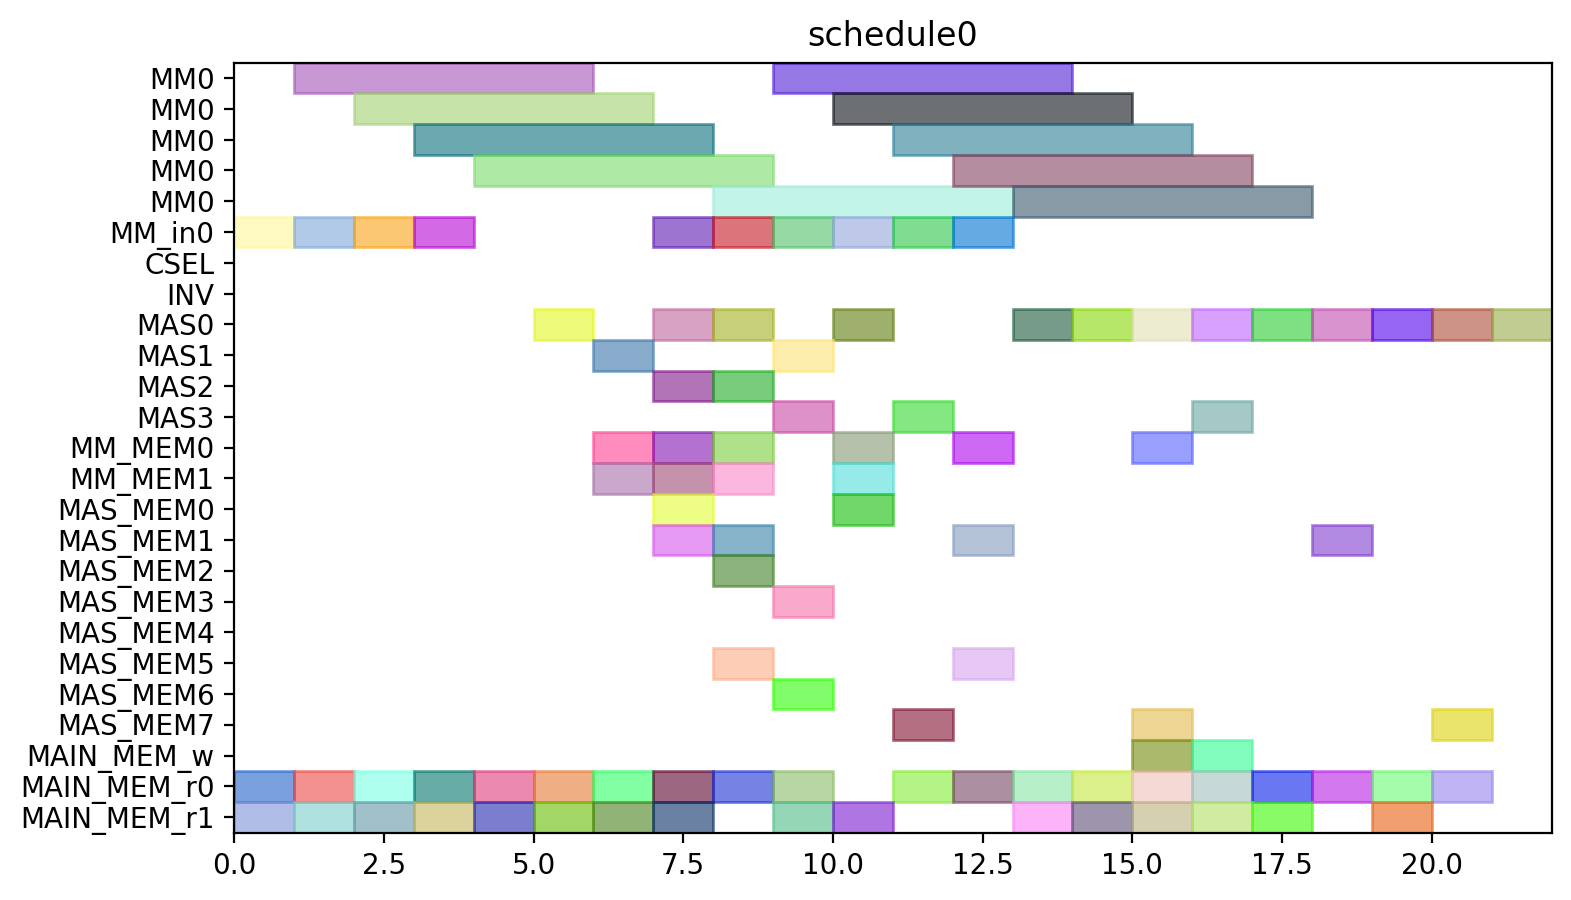

Generate this figure with Python:
from pyschedule import Scenario, solvers, plotters, alt


def solve():
	horizon = 90
	S = Scenario("schedule0", horizon=horizon)

	# resource
	MM = S.Resources('MM', num=1, size=5)
	MM_in = S.Resources('MM_in', num=1)
	CSEL = S.Resource('CSEL')
	INV = S.Resource('INV')
	MAS = S.Resources('MAS', num=4, size=1, periods=range(1, horizon))
	MM_MEM = S.Resources('MM_MEM', num=2)
	MAS_MEM = S.Resources('MAS_MEM', num=8)
	MAIN_MEM_w = S.Resource('MAIN_MEM_w', size=1)
	MAIN_MEM_r = S.Resources('MAIN_MEM_r', num=2)

	# result of previous scheduling

	# new tasks
	t0_t0_in = S.Task('t0_t0_in', length=1, delay_cost=1)
	t0_t0_in += alt(MM_in)
	t0_t0 = S.Task('t0_t0', length=5, delay_cost=1)
	t0_t0 += alt(MM)
	S += t0_t0>=t0_t0_in

	t0_t0_mem0 = S.Task('t0_t0_mem0', length=1, delay_cost=1)
	t0_t0_mem0 += MAIN_MEM_r[0]
	S += t0_t0_mem0 <= t0_t0

	t0_t0_mem1 = S.Task('t0_t0_mem1', length=1, delay_cost=1)
	t0_t0_mem1 += MAIN_MEM_r[1]
	S += t0_t0_mem1 <= t0_t0

	t0_t1_in = S.Task('t0_t1_in', length=1, delay_cost=1)
	t0_t1_in += alt(MM_in)
	t0_t1 = S.Task('t0_t1', length=5, delay_cost=1)
	t0_t1 += alt(MM)
	S += t0_t1>=t0_t1_in

	t0_t1_mem0 = S.Task('t0_t1_mem0', length=1, delay_cost=1)
	t0_t1_mem0 += MAIN_MEM_r[0]
	S += t0_t1_mem0 <= t0_t1

	t0_t1_mem1 = S.Task('t0_t1_mem1', length=1, delay_cost=1)
	t0_t1_mem1 += MAIN_MEM_r[1]
	S += t0_t1_mem1 <= t0_t1

	t0_t2 = S.Task('t0_t2', length=1, delay_cost=1)
	t0_t2 += alt(MAS)

	t0_t2_mem0 = S.Task('t0_t2_mem0', length=1, delay_cost=1)
	t0_t2_mem0 += MAIN_MEM_r[0]
	S += t0_t2_mem0 <= t0_t2

	t0_t2_mem1 = S.Task('t0_t2_mem1', length=1, delay_cost=1)
	t0_t2_mem1 += MAIN_MEM_r[1]
	S += t0_t2_mem1 <= t0_t2

	t0_t3 = S.Task('t0_t3', length=1, delay_cost=1)
	t0_t3 += alt(MAS)

	t0_t3_mem0 = S.Task('t0_t3_mem0', length=1, delay_cost=1)
	t0_t3_mem0 += MAIN_MEM_r[0]
	S += t0_t3_mem0 <= t0_t3

	t0_t3_mem1 = S.Task('t0_t3_mem1', length=1, delay_cost=1)
	t0_t3_mem1 += MAIN_MEM_r[1]
	S += t0_t3_mem1 <= t0_t3

	t2_t0_in = S.Task('t2_t0_in', length=1, delay_cost=1)
	t2_t0_in += alt(MM_in)
	t2_t0 = S.Task('t2_t0', length=5, delay_cost=1)
	t2_t0 += alt(MM)
	S += t2_t0>=t2_t0_in

	t2_t0_mem0 = S.Task('t2_t0_mem0', length=1, delay_cost=1)
	t2_t0_mem0 += MAIN_MEM_r[0]
	S += t2_t0_mem0 <= t2_t0

	t2_t0_mem1 = S.Task('t2_t0_mem1', length=1, delay_cost=1)
	t2_t0_mem1 += MAIN_MEM_r[1]
	S += t2_t0_mem1 <= t2_t0

	t2_t1_in = S.Task('t2_t1_in', length=1, delay_cost=1)
	t2_t1_in += alt(MM_in)
	t2_t1 = S.Task('t2_t1', length=5, delay_cost=1)
	t2_t1 += alt(MM)
	S += t2_t1>=t2_t1_in

	t2_t1_mem0 = S.Task('t2_t1_mem0', length=1, delay_cost=1)
	t2_t1_mem0 += MAIN_MEM_r[0]
	S += t2_t1_mem0 <= t2_t1

	t2_t1_mem1 = S.Task('t2_t1_mem1', length=1, delay_cost=1)
	t2_t1_mem1 += MAIN_MEM_r[1]
	S += t2_t1_mem1 <= t2_t1

	t2_t2 = S.Task('t2_t2', length=1, delay_cost=1)
	t2_t2 += alt(MAS)

	t2_t2_mem0 = S.Task('t2_t2_mem0', length=1, delay_cost=1)
	t2_t2_mem0 += MAIN_MEM_r[0]
	S += t2_t2_mem0 <= t2_t2

	t2_t2_mem1 = S.Task('t2_t2_mem1', length=1, delay_cost=1)
	t2_t2_mem1 += MAIN_MEM_r[1]
	S += t2_t2_mem1 <= t2_t2

	t2_t3 = S.Task('t2_t3', length=1, delay_cost=1)
	t2_t3 += alt(MAS)

	t2_t3_mem0 = S.Task('t2_t3_mem0', length=1, delay_cost=1)
	t2_t3_mem0 += MAIN_MEM_r[0]
	S += t2_t3_mem0 <= t2_t3

	t2_t3_mem1 = S.Task('t2_t3_mem1', length=1, delay_cost=1)
	t2_t3_mem1 += MAIN_MEM_r[1]
	S += t2_t3_mem1 <= t2_t3

	t7_t2 = S.Task('t7_t2', length=1, delay_cost=1)
	t7_t2 += alt(MAS)

	t7_t2_mem0 = S.Task('t7_t2_mem0', length=1, delay_cost=1)
	t7_t2_mem0 += MAIN_MEM_r[0]
	S += t7_t2_mem0 <= t7_t2

	t7_t2_mem1 = S.Task('t7_t2_mem1', length=1, delay_cost=1)
	t7_t2_mem1 += MAIN_MEM_r[1]
	S += t7_t2_mem1 <= t7_t2

	t9_t2 = S.Task('t9_t2', length=1, delay_cost=1)
	t9_t2 += alt(MAS)

	t9_t2_mem0 = S.Task('t9_t2_mem0', length=1, delay_cost=1)
	t9_t2_mem0 += MAIN_MEM_r[0]
	S += t9_t2_mem0 <= t9_t2

	t9_t2_mem1 = S.Task('t9_t2_mem1', length=1, delay_cost=1)
	t9_t2_mem1 += MAIN_MEM_r[1]
	S += t9_t2_mem1 <= t9_t2

	t14_t2 = S.Task('t14_t2', length=1, delay_cost=1)
	t14_t2 += alt(MAS)

	t14_t2_mem0 = S.Task('t14_t2_mem0', length=1, delay_cost=1)
	t14_t2_mem0 += MAIN_MEM_r[0]
	S += t14_t2_mem0 <= t14_t2

	t14_t2_mem1 = S.Task('t14_t2_mem1', length=1, delay_cost=1)
	t14_t2_mem1 += MAIN_MEM_r[1]
	S += t14_t2_mem1 <= t14_t2

	new_TZ_t2 = S.Task('new_TZ_t2', length=1, delay_cost=1)
	new_TZ_t2 += alt(MAS)

	new_TZ_t2_mem0 = S.Task('new_TZ_t2_mem0', length=1, delay_cost=1)
	new_TZ_t2_mem0 += MAIN_MEM_r[0]
	S += new_TZ_t2_mem0 <= new_TZ_t2

	new_TZ_t2_mem1 = S.Task('new_TZ_t2_mem1', length=1, delay_cost=1)
	new_TZ_t2_mem1 += MAIN_MEM_r[1]
	S += new_TZ_t2_mem1 <= new_TZ_t2

	t16_t2 = S.Task('t16_t2', length=1, delay_cost=1)
	t16_t2 += alt(MAS)

	t16_t2_mem0 = S.Task('t16_t2_mem0', length=1, delay_cost=1)
	t16_t2_mem0 += MAIN_MEM_r[0]
	S += t16_t2_mem0 <= t16_t2

	t16_t2_mem1 = S.Task('t16_t2_mem1', length=1, delay_cost=1)
	t16_t2_mem1 += MAIN_MEM_r[1]
	S += t16_t2_mem1 <= t16_t2

	t17_t2 = S.Task('t17_t2', length=1, delay_cost=1)
	t17_t2 += alt(MAS)

	t17_t2_mem0 = S.Task('t17_t2_mem0', length=1, delay_cost=1)
	t17_t2_mem0 += MAIN_MEM_r[0]
	S += t17_t2_mem0 <= t17_t2

	t17_t2_mem1 = S.Task('t17_t2_mem1', length=1, delay_cost=1)
	t17_t2_mem1 += MAIN_MEM_r[1]
	S += t17_t2_mem1 <= t17_t2

	t0_t4_in = S.Task('t0_t4_in', length=1, delay_cost=1)
	t0_t4_in += alt(MM_in)
	t0_t4 = S.Task('t0_t4', length=5, delay_cost=1)
	t0_t4 += alt(MM)
	S += t0_t4>=t0_t4_in

	t0_t4_mem0 = S.Task('t0_t4_mem0', length=1, delay_cost=1)
	t0_t4_mem0 += alt(MAS_MEM)
	S += (t0_t2*MAS[0])-1 < t0_t4_mem0*MAS_MEM[0]
	S += (t0_t2*MAS[1])-1 < t0_t4_mem0*MAS_MEM[2]
	S += (t0_t2*MAS[2])-1 < t0_t4_mem0*MAS_MEM[4]
	S += (t0_t2*MAS[3])-1 < t0_t4_mem0*MAS_MEM[6]
	S += t0_t4_mem0 <= t0_t4

	t0_t4_mem1 = S.Task('t0_t4_mem1', length=1, delay_cost=1)
	t0_t4_mem1 += alt(MAS_MEM)
	S += (t0_t3*MAS[0])-1 < t0_t4_mem1*MAS_MEM[1]
	S += (t0_t3*MAS[1])-1 < t0_t4_mem1*MAS_MEM[3]
	S += (t0_t3*MAS[2])-1 < t0_t4_mem1*MAS_MEM[5]
	S += (t0_t3*MAS[3])-1 < t0_t4_mem1*MAS_MEM[7]
	S += t0_t4_mem1 <= t0_t4

	t00 = S.Task('t00', length=1, delay_cost=1)
	t00 += alt(MAS)

	t00_mem0 = S.Task('t00_mem0', length=1, delay_cost=1)
	t00_mem0 += alt(MM_MEM)
	S += (t0_t0*MM[0])-1 < t00_mem0*MM_MEM[0]
	S += t00_mem0 <= t00

	t00_mem1 = S.Task('t00_mem1', length=1, delay_cost=1)
	t00_mem1 += alt(MM_MEM)
	S += (t0_t1*MM[0])-1 < t00_mem1*MM_MEM[1]
	S += t00_mem1 <= t00

	t0_t5 = S.Task('t0_t5', length=1, delay_cost=1)
	t0_t5 += alt(MAS)

	t0_t5_mem0 = S.Task('t0_t5_mem0', length=1, delay_cost=1)
	t0_t5_mem0 += alt(MM_MEM)
	S += (t0_t0*MM[0])-1 < t0_t5_mem0*MM_MEM[0]
	S += t0_t5_mem0 <= t0_t5

	t0_t5_mem1 = S.Task('t0_t5_mem1', length=1, delay_cost=1)
	t0_t5_mem1 += alt(MM_MEM)
	S += (t0_t1*MM[0])-1 < t0_t5_mem1*MM_MEM[1]
	S += t0_t5_mem1 <= t0_t5

	t2_t4_in = S.Task('t2_t4_in', length=1, delay_cost=1)
	t2_t4_in += alt(MM_in)
	t2_t4 = S.Task('t2_t4', length=5, delay_cost=1)
	t2_t4 += alt(MM)
	S += t2_t4>=t2_t4_in

	t2_t4_mem0 = S.Task('t2_t4_mem0', length=1, delay_cost=1)
	t2_t4_mem0 += alt(MAS_MEM)
	S += (t2_t2*MAS[0])-1 < t2_t4_mem0*MAS_MEM[0]
	S += (t2_t2*MAS[1])-1 < t2_t4_mem0*MAS_MEM[2]
	S += (t2_t2*MAS[2])-1 < t2_t4_mem0*MAS_MEM[4]
	S += (t2_t2*MAS[3])-1 < t2_t4_mem0*MAS_MEM[6]
	S += t2_t4_mem0 <= t2_t4

	t2_t4_mem1 = S.Task('t2_t4_mem1', length=1, delay_cost=1)
	t2_t4_mem1 += alt(MAS_MEM)
	S += (t2_t3*MAS[0])-1 < t2_t4_mem1*MAS_MEM[1]
	S += (t2_t3*MAS[1])-1 < t2_t4_mem1*MAS_MEM[3]
	S += (t2_t3*MAS[2])-1 < t2_t4_mem1*MAS_MEM[5]
	S += (t2_t3*MAS[3])-1 < t2_t4_mem1*MAS_MEM[7]
	S += t2_t4_mem1 <= t2_t4

	t20 = S.Task('t20', length=1, delay_cost=1)
	t20 += alt(MAS)

	t20_mem0 = S.Task('t20_mem0', length=1, delay_cost=1)
	t20_mem0 += alt(MM_MEM)
	S += (t2_t0*MM[0])-1 < t20_mem0*MM_MEM[0]
	S += t20_mem0 <= t20

	t20_mem1 = S.Task('t20_mem1', length=1, delay_cost=1)
	t20_mem1 += alt(MM_MEM)
	S += (t2_t1*MM[0])-1 < t20_mem1*MM_MEM[1]
	S += t20_mem1 <= t20

	t2_t5 = S.Task('t2_t5', length=1, delay_cost=1)
	t2_t5 += alt(MAS)

	t2_t5_mem0 = S.Task('t2_t5_mem0', length=1, delay_cost=1)
	t2_t5_mem0 += alt(MM_MEM)
	S += (t2_t0*MM[0])-1 < t2_t5_mem0*MM_MEM[0]
	S += t2_t5_mem0 <= t2_t5

	t2_t5_mem1 = S.Task('t2_t5_mem1', length=1, delay_cost=1)
	t2_t5_mem1 += alt(MM_MEM)
	S += (t2_t1*MM[0])-1 < t2_t5_mem1*MM_MEM[1]
	S += t2_t5_mem1 <= t2_t5

	t01 = S.Task('t01', length=1, delay_cost=1)
	t01 += alt(MAS)

	t01_mem0 = S.Task('t01_mem0', length=1, delay_cost=1)
	t01_mem0 += alt(MM_MEM)
	S += (t0_t4*MM[0])-1 < t01_mem0*MM_MEM[0]
	S += t01_mem0 <= t01

	t01_mem1 = S.Task('t01_mem1', length=1, delay_cost=1)
	t01_mem1 += alt(MAS_MEM)
	S += (t0_t5*MAS[0])-1 < t01_mem1*MAS_MEM[1]
	S += (t0_t5*MAS[1])-1 < t01_mem1*MAS_MEM[3]
	S += (t0_t5*MAS[2])-1 < t01_mem1*MAS_MEM[5]
	S += (t0_t5*MAS[3])-1 < t01_mem1*MAS_MEM[7]
	S += t01_mem1 <= t01

	t10 = S.Task('t10', length=1, delay_cost=1)
	t10 += alt(MAS)

	t10_mem0 = S.Task('t10_mem0', length=1, delay_cost=1)
	t10_mem0 += MAIN_MEM_r[0]
	S += t10_mem0 <= t10

	t10_mem1 = S.Task('t10_mem1', length=1, delay_cost=1)
	t10_mem1 += alt(MAS_MEM)
	S += (t00*MAS[0])-1 < t10_mem1*MAS_MEM[1]
	S += (t00*MAS[1])-1 < t10_mem1*MAS_MEM[3]
	S += (t00*MAS[2])-1 < t10_mem1*MAS_MEM[5]
	S += (t00*MAS[3])-1 < t10_mem1*MAS_MEM[7]
	S += t10_mem1 <= t10

	t21 = S.Task('t21', length=1, delay_cost=1)
	t21 += alt(MAS)

	t21_mem0 = S.Task('t21_mem0', length=1, delay_cost=1)
	t21_mem0 += alt(MM_MEM)
	S += (t2_t4*MM[0])-1 < t21_mem0*MM_MEM[0]
	S += t21_mem0 <= t21

	t21_mem1 = S.Task('t21_mem1', length=1, delay_cost=1)
	t21_mem1 += alt(MAS_MEM)
	S += (t2_t5*MAS[0])-1 < t21_mem1*MAS_MEM[1]
	S += (t2_t5*MAS[1])-1 < t21_mem1*MAS_MEM[3]
	S += (t2_t5*MAS[2])-1 < t21_mem1*MAS_MEM[5]
	S += (t2_t5*MAS[3])-1 < t21_mem1*MAS_MEM[7]
	S += t21_mem1 <= t21

	t30 = S.Task('t30', length=1, delay_cost=1)
	t30 += alt(MAS)

	t30_mem0 = S.Task('t30_mem0', length=1, delay_cost=1)
	t30_mem0 += MAIN_MEM_r[0]
	S += t30_mem0 <= t30

	t30_mem1 = S.Task('t30_mem1', length=1, delay_cost=1)
	t30_mem1 += alt(MAS_MEM)
	S += (t20*MAS[0])-1 < t30_mem1*MAS_MEM[1]
	S += (t20*MAS[1])-1 < t30_mem1*MAS_MEM[3]
	S += (t20*MAS[2])-1 < t30_mem1*MAS_MEM[5]
	S += (t20*MAS[3])-1 < t30_mem1*MAS_MEM[7]
	S += t30_mem1 <= t30

	t11 = S.Task('t11', length=1, delay_cost=1)
	t11 += alt(MAS)

	t11_mem0 = S.Task('t11_mem0', length=1, delay_cost=1)
	t11_mem0 += MAIN_MEM_r[0]
	S += t11_mem0 <= t11

	t11_mem1 = S.Task('t11_mem1', length=1, delay_cost=1)
	t11_mem1 += alt(MAS_MEM)
	S += (t01*MAS[0])-1 < t11_mem1*MAS_MEM[1]
	S += (t01*MAS[1])-1 < t11_mem1*MAS_MEM[3]
	S += (t01*MAS[2])-1 < t11_mem1*MAS_MEM[5]
	S += (t01*MAS[3])-1 < t11_mem1*MAS_MEM[7]
	S += t11_mem1 <= t11

	t31 = S.Task('t31', length=1, delay_cost=1)
	t31 += alt(MAS)

	t31_mem0 = S.Task('t31_mem0', length=1, delay_cost=1)
	t31_mem0 += MAIN_MEM_r[0]
	S += t31_mem0 <= t31

	t31_mem1 = S.Task('t31_mem1', length=1, delay_cost=1)
	t31_mem1 += alt(MAS_MEM)
	S += (t21*MAS[0])-1 < t31_mem1*MAS_MEM[1]
	S += (t21*MAS[1])-1 < t31_mem1*MAS_MEM[3]
	S += (t21*MAS[2])-1 < t31_mem1*MAS_MEM[5]
	S += (t21*MAS[3])-1 < t31_mem1*MAS_MEM[7]
	S += t31_mem1 <= t31

	c010_in = S.Task('c010_in', length=1, delay_cost=1)
	c010_in += alt(MM_in)
	c010 = S.Task('c010', length=5, delay_cost=1)
	c010 += alt(MM)
	S += c010>=c010_in

	S += 0<c010

	c010_w = S.Task('c010_w', length=1, delay_cost=1)
	c010_w += alt(MAIN_MEM_w)
	S += c010 <= c010_w

	c010_mem0 = S.Task('c010_mem0', length=1, delay_cost=1)
	c010_mem0 += alt(MAS_MEM)
	S += (t30*MAS[0])-1 < c010_mem0*MAS_MEM[0]
	S += (t30*MAS[1])-1 < c010_mem0*MAS_MEM[2]
	S += (t30*MAS[2])-1 < c010_mem0*MAS_MEM[4]
	S += (t30*MAS[3])-1 < c010_mem0*MAS_MEM[6]
	S += c010_mem0 <= c010

	c010_mem1 = S.Task('c010_mem1', length=1, delay_cost=1)
	c010_mem1 += MAIN_MEM_r[1]
	S += c010_mem1 <= c010

	c200_in = S.Task('c200_in', length=1, delay_cost=1)
	c200_in += alt(MM_in)
	c200 = S.Task('c200', length=5, delay_cost=1)
	c200 += alt(MM)
	S += c200>=c200_in

	S += 0<c200

	c200_w = S.Task('c200_w', length=1, delay_cost=1)
	c200_w += alt(MAIN_MEM_w)
	S += c200 <= c200_w

	c200_mem0 = S.Task('c200_mem0', length=1, delay_cost=1)
	c200_mem0 += alt(MAS_MEM)
	S += (t10*MAS[0])-1 < c200_mem0*MAS_MEM[0]
	S += (t10*MAS[1])-1 < c200_mem0*MAS_MEM[2]
	S += (t10*MAS[2])-1 < c200_mem0*MAS_MEM[4]
	S += (t10*MAS[3])-1 < c200_mem0*MAS_MEM[6]
	S += c200_mem0 <= c200

	c200_mem1 = S.Task('c200_mem1', length=1, delay_cost=1)
	c200_mem1 += MAIN_MEM_r[1]
	S += c200_mem1 <= c200

	t16_t0_in = S.Task('t16_t0_in', length=1, delay_cost=1)
	t16_t0_in += alt(MM_in)
	t16_t0 = S.Task('t16_t0', length=5, delay_cost=1)
	t16_t0 += alt(MM)
	S += t16_t0>=t16_t0_in

	t16_t0_mem0 = S.Task('t16_t0_mem0', length=1, delay_cost=1)
	t16_t0_mem0 += MAIN_MEM_r[0]
	S += t16_t0_mem0 <= t16_t0

	t16_t0_mem1 = S.Task('t16_t0_mem1', length=1, delay_cost=1)
	t16_t0_mem1 += alt(MAS_MEM)
	S += (t30*MAS[0])-1 < t16_t0_mem1*MAS_MEM[1]
	S += (t30*MAS[1])-1 < t16_t0_mem1*MAS_MEM[3]
	S += (t30*MAS[2])-1 < t16_t0_mem1*MAS_MEM[5]
	S += (t30*MAS[3])-1 < t16_t0_mem1*MAS_MEM[7]
	S += t16_t0_mem1 <= t16_t0

	t17_t0_in = S.Task('t17_t0_in', length=1, delay_cost=1)
	t17_t0_in += alt(MM_in)
	t17_t0 = S.Task('t17_t0', length=5, delay_cost=1)
	t17_t0 += alt(MM)
	S += t17_t0>=t17_t0_in

	t17_t0_mem0 = S.Task('t17_t0_mem0', length=1, delay_cost=1)
	t17_t0_mem0 += MAIN_MEM_r[0]
	S += t17_t0_mem0 <= t17_t0

	t17_t0_mem1 = S.Task('t17_t0_mem1', length=1, delay_cost=1)
	t17_t0_mem1 += alt(MAS_MEM)
	S += (t10*MAS[0])-1 < t17_t0_mem1*MAS_MEM[1]
	S += (t10*MAS[1])-1 < t17_t0_mem1*MAS_MEM[3]
	S += (t10*MAS[2])-1 < t17_t0_mem1*MAS_MEM[5]
	S += (t10*MAS[3])-1 < t17_t0_mem1*MAS_MEM[7]
	S += t17_t0_mem1 <= t17_t0

	solvers.mip.solve(S,msg=1,ratio_gap=1.01)

	solution = [['hoge']*len(S.solution()[1]) for i in range(len(S.solution()))]
	for i in range(len(S.solution())):
		for j in range(len(S.solution()[i])):
			solution[i][j]=str(S.solution()[i][j])
	print(solution)

	cycles = int(solution[-1][3])

	pic_file_name = "/home/mfukuda/ABE/multiRAM_multiMAS_16mux/scheduling_result/stage5MM1_stage1MAS4/EP2_ADD_w_EVAL/schedule0.png"
	if(S.solution() != []):
		plotters.matplotlib.plot(S,img_filename=pic_file_name, show_task_labels=False, fig_size=(cycles*0.25+3, 5))

	return solution
